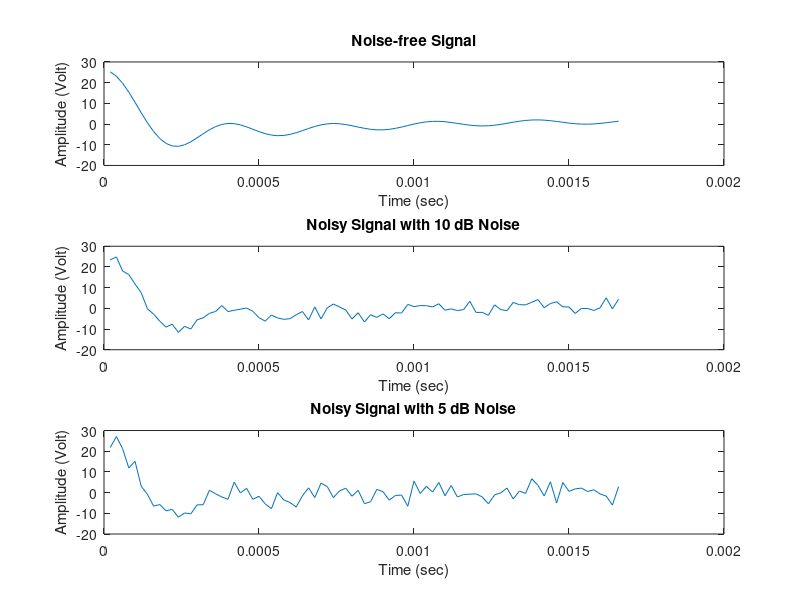
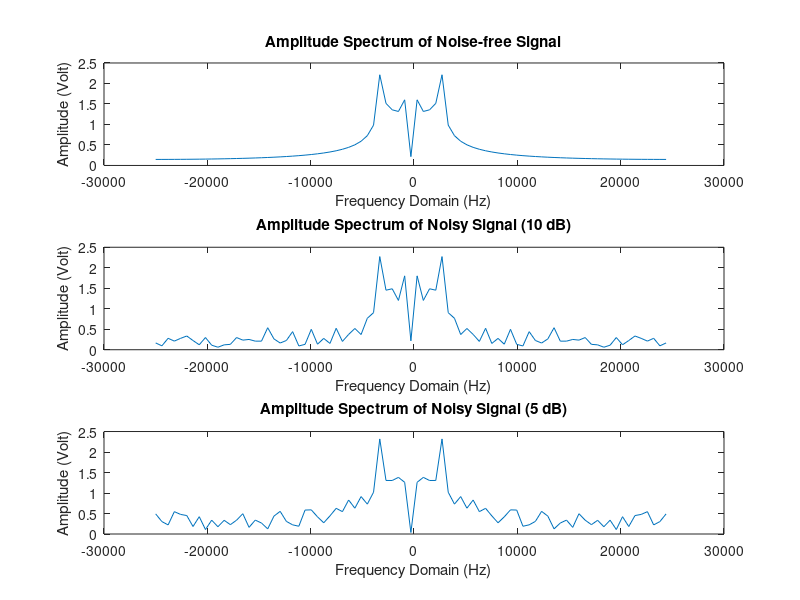

Write MATLAB code to recreate these figures, in order.
Start = 500;               % Starting frequency (Hz)
Step = 100;                % Frequency step (Hz)
End = 3000;                % Ending frequency (Hz)
f = Start:Step:End;        % Frequency vector

ts = 1/End;                % Sampling time based on the highest frequency
tf = 1/Start;              % Sampling time based on the lowest frequency
dt = tf/100;               % Fine time resolution
tw = 5*ts;                 % Total time window (5 times the smallest sampling period)
t = dt:dt:tw;              % Time vector

x = zeros(length(f), length(t));  % Preallocate matrix for cosine waves

for i = 1:length(f)
    x(i,:) = cos(2*pi*f(i)*t);      % Generate cosine wave for each frequency
end
signal_x = sum(x);          % Sum all cosine waves to create the noise-free signal

noise1 = 10;
y = awgn(x, noise1);        % Add white Gaussian noise at 10 dB SNR
signal_y = sum(y);          % Sum to get the noisy signal (10 dB)

noise2 = 5;
z = awgn(x, noise2);        % Add white Gaussian noise at 5 dB SNR
signal_z = sum(z);          % Sum to get the noisy signal (5 dB)

% Play the signals sequentially
sound(signal_x);
pause(1);
sound(signal_y);
pause(1);
sound(signal_z);

% Plot the time-domain signals
figure
subplot(3, 1, 1)
plot(t, signal_x)
xlabel('Time (sec)');
ylabel('Amplitude (Volt)');
title('Noise-free Signal');

subplot(3, 1, 2)
plot(t, signal_y)
xlabel('Time (sec)');
ylabel('Amplitude (Volt)');
title('Noisy Signal with 10 dB Noise');

subplot(3, 1, 3)
plot(t, signal_z)
xlabel('Time (sec)');
ylabel('Amplitude (Volt)');
title('Noisy Signal with 5 dB Noise');

BW = 1/dt;    % Bandwidth based on time resolution

% Compute FFT for the noise-free signal
N_x = length(signal_x);
df_x = BW/N_x;
f_x = -BW/2:df_x:BW/2-df_x;
ph_x = fft(signal_x);
ph_x = fftshift(ph_x)/N_x;

% Compute FFT for the 10 dB noisy signal
N_y = length(signal_y);
df_y = BW/N_y;
f_y = -BW/2:df_y:BW/2-df_y;
ph_y = fft(signal_y);
ph_y = fftshift(ph_y)/N_y;

% Compute FFT for the 5 dB noisy signal
N_z = length(signal_z);
df_z = BW/N_z;
f_z = -BW/2:df_z:BW/2-df_z;
ph_z = fft(signal_z);
ph_z = fftshift(ph_z)/N_z;

% Plot the amplitude spectra of the signals
figure
subplot(3, 1, 1)
plot(f_x, abs(ph_x))
xlabel('Frequency Domain (Hz)');
ylabel('Amplitude (Volt)');
title('Amplitude Spectrum of Noise-free Signal');

subplot(3, 1, 2)
plot(f_y, abs(ph_y))
xlabel('Frequency Domain (Hz)');
ylabel('Amplitude (Volt)');
title('Amplitude Spectrum of Noisy Signal (10 dB)');

subplot(3, 1, 3)
plot(f_z, abs(ph_z))
xlabel('Frequency Domain (Hz)');
ylabel('Amplitude (Volt)');
title('Amplitude Spectrum of Noisy Signal (5 dB)');
